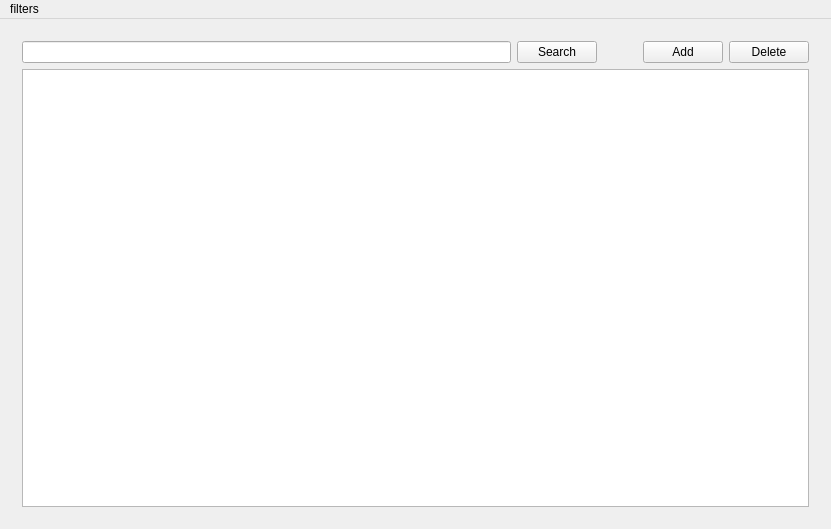
<?xml version="1.0" encoding="UTF-8"?>
<ui version="4.0">
 <class>MainWindow</class>
 <widget class="QMainWindow" name="MainWindow">
  <property name="enabled">
   <bool>true</bool>
  </property>
  <property name="geometry">
   <rect>
    <x>0</x>
    <y>0</y>
    <width>831</width>
    <height>529</height>
   </rect>
  </property>
  <property name="windowTitle">
   <string>MainWindow</string>
  </property>
  <widget class="QWidget" name="centralWidget">
   <property name="sizePolicy">
    <sizepolicy hsizetype="Preferred" vsizetype="Preferred">
     <horstretch>0</horstretch>
     <verstretch>0</verstretch>
    </sizepolicy>
   </property>
   <layout class="QGridLayout" name="gridLayout">
    <item row="0" column="0">
     <widget class="QStackedWidget" name="stackedWidget">
      <property name="currentIndex">
       <number>0</number>
      </property>
      <widget class="QWidget" name="page">
       <property name="enabled">
        <bool>true</bool>
       </property>
       <layout class="QVBoxLayout" name="verticalLayout_3">
        <item>
         <layout class="QVBoxLayout" name="verticalLayout_2">
          <item>
           <layout class="QHBoxLayout" name="horizontalLayout">
            <item>
             <widget class="QLineEdit" name="searchLine">
              <property name="sizePolicy">
               <sizepolicy hsizetype="Expanding" vsizetype="Fixed">
                <horstretch>0</horstretch>
                <verstretch>0</verstretch>
               </sizepolicy>
              </property>
             </widget>
            </item>
            <item>
             <widget class="QPushButton" name="Search">
              <property name="text">
               <string>Search</string>
              </property>
             </widget>
            </item>
            <item>
             <spacer name="horizontalSpacer">
              <property name="orientation">
               <enum>Qt::Horizontal</enum>
              </property>
              <property name="sizeType">
               <enum>QSizePolicy::Preferred</enum>
              </property>
              <property name="sizeHint" stdset="0">
               <size>
                <width>40</width>
                <height>20</height>
               </size>
              </property>
             </spacer>
            </item>
            <item>
             <widget class="QPushButton" name="Add">
              <property name="sizePolicy">
               <sizepolicy hsizetype="Minimum" vsizetype="Fixed">
                <horstretch>0</horstretch>
                <verstretch>0</verstretch>
               </sizepolicy>
              </property>
              <property name="text">
               <string>Add</string>
              </property>
             </widget>
            </item>
            <item>
             <widget class="QPushButton" name="Delete">
              <property name="sizePolicy">
               <sizepolicy hsizetype="Minimum" vsizetype="Fixed">
                <horstretch>0</horstretch>
                <verstretch>0</verstretch>
               </sizepolicy>
              </property>
              <property name="text">
               <string>Delete</string>
              </property>
             </widget>
            </item>
           </layout>
          </item>
          <item>
           <widget class="QTableView" name="tableView">
            <property name="sizePolicy">
             <sizepolicy hsizetype="Expanding" vsizetype="Expanding">
              <horstretch>0</horstretch>
              <verstretch>0</verstretch>
             </sizepolicy>
            </property>
           </widget>
          </item>
         </layout>
        </item>
       </layout>
      </widget>
      <widget class="QWidget" name="page_2">
       <layout class="QVBoxLayout" name="verticalLayout_4">
        <item>
         <layout class="QHBoxLayout" name="horizontalLayout_3">
          <item>
           <widget class="QTreeWidget" name="treeWidget">
            <property name="sizePolicy">
             <sizepolicy hsizetype="Minimum" vsizetype="Expanding">
              <horstretch>0</horstretch>
              <verstretch>0</verstretch>
             </sizepolicy>
            </property>
            <property name="maximumSize">
             <size>
              <width>150</width>
              <height>16777215</height>
             </size>
            </property>
            <column>
             <property name="text">
              <string>logType</string>
             </property>
            </column>
            <item>
             <property name="text">
              <string>authlog</string>
             </property>
            </item>
            <item>
             <property name="text">
              <string>dkpg.log</string>
             </property>
            </item>
            <item>
             <property name="text">
              <string>syslog</string>
             </property>
            </item>
           </widget>
          </item>
          <item>
           <layout class="QVBoxLayout" name="verticalLayout">
            <item>
             <layout class="QHBoxLayout" name="horizontalLayout_2">
              <item>
               <widget class="QLineEdit" name="searchLine_2">
                <property name="sizePolicy">
                 <sizepolicy hsizetype="Expanding" vsizetype="Minimum">
                  <horstretch>0</horstretch>
                  <verstretch>0</verstretch>
                 </sizepolicy>
                </property>
                <property name="minimumSize">
                 <size>
                  <width>500</width>
                  <height>0</height>
                 </size>
                </property>
                <property name="maximumSize">
                 <size>
                  <width>500</width>
                  <height>16777215</height>
                 </size>
                </property>
               </widget>
              </item>
              <item>
               <widget class="QPushButton" name="Search_2">
                <property name="sizePolicy">
                 <sizepolicy hsizetype="Expanding" vsizetype="Fixed">
                  <horstretch>0</horstretch>
                  <verstretch>0</verstretch>
                 </sizepolicy>
                </property>
                <property name="minimumSize">
                 <size>
                  <width>0</width>
                  <height>0</height>
                 </size>
                </property>
                <property name="maximumSize">
                 <size>
                  <width>90</width>
                  <height>16777215</height>
                 </size>
                </property>
                <property name="text">
                 <string>搜索</string>
                </property>
               </widget>
              </item>
              <item>
               <spacer name="horizontalSpacer_2">
                <property name="orientation">
                 <enum>Qt::Horizontal</enum>
                </property>
                <property name="sizeType">
                 <enum>QSizePolicy::MinimumExpanding</enum>
                </property>
                <property name="sizeHint" stdset="0">
                 <size>
                  <width>20</width>
                  <height>20</height>
                 </size>
                </property>
               </spacer>
              </item>
             </layout>
            </item>
            <item>
             <widget class="QTextBrowser" name="logContent">
              <property name="sizePolicy">
               <sizepolicy hsizetype="Expanding" vsizetype="Expanding">
                <horstretch>0</horstretch>
                <verstretch>0</verstretch>
               </sizepolicy>
              </property>
              <property name="minimumSize">
               <size>
                <width>0</width>
                <height>0</height>
               </size>
              </property>
             </widget>
            </item>
           </layout>
          </item>
         </layout>
        </item>
        <item>
         <layout class="QHBoxLayout" name="horizontalLayout_4">
          <item>
           <spacer name="horizontalSpacer_3">
            <property name="orientation">
             <enum>Qt::Horizontal</enum>
            </property>
            <property name="sizeHint" stdset="0">
             <size>
              <width>40</width>
              <height>20</height>
             </size>
            </property>
           </spacer>
          </item>
          <item>
           <widget class="QPushButton" name="back">
            <property name="text">
             <string>返回</string>
            </property>
           </widget>
          </item>
         </layout>
        </item>
       </layout>
      </widget>
     </widget>
    </item>
   </layout>
  </widget>
  <widget class="QMenuBar" name="menuBar">
   <property name="geometry">
    <rect>
     <x>0</x>
     <y>0</y>
     <width>831</width>
     <height>26</height>
    </rect>
   </property>
   <widget class="QMenu" name="filters">
    <property name="title">
     <string>filters</string>
    </property>
    <addaction name="manage_filters"/>
   </widget>
   <addaction name="filters"/>
  </widget>
  <action name="manage_filters">
   <property name="text">
    <string>manage filters</string>
   </property>
  </action>
 </widget>
 <layoutdefault spacing="6" margin="11"/>
 <resources/>
 <connections/>
</ui>
